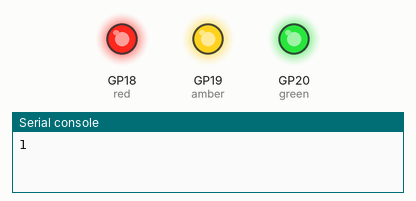
A program run on a simulated Raspberry Pi Pico running MicroPython. On the bench: output pins drawn as LEDs (lit = HIGH), the last lines printed to the serial console. At 10.0 s the program stops and its outputs stay as they are.

Above: at 0.2 s.
At 1.7 s:
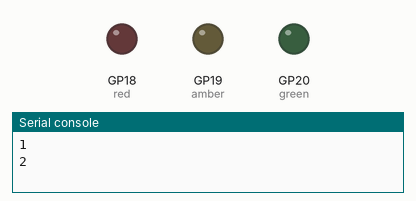
Timing chart, 0 to 3.0 s (numbered marks = the images above):
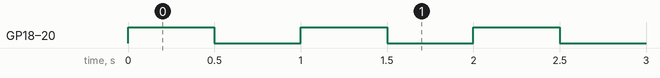

The program:

blinking_rag_leds.py
```python
# Imports
from machine import Pin
import time

# Set up our LED names and GPIO pin numbers
red = Pin(18, Pin.OUT)
amber = Pin(19, Pin.OUT)
green = Pin(20, Pin.OUT)

counter = 1

while counter < 11:
    print(counter)

    # LEDs all on
    red.value(1)
    amber.value(1)
    green.value(1)

    # Wait half a second
    time.sleep(0.5)

    # LEDs all off
    red.value(0)
    amber.value(0)
    green.value(0)

    time.sleep(0.5)

    counter +=1
```

Measured:
- by itself, GP18 (red), GP19 (amber), GP20 (green): alternates HIGH for 0.50 s and LOW for 0.50 s, 20 changes in all, then stays LOW
